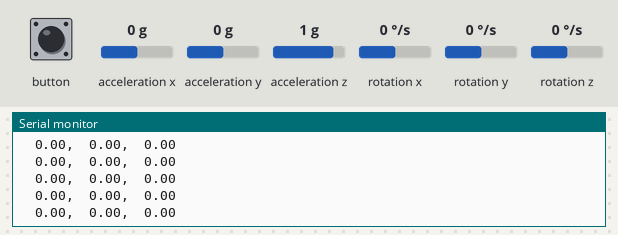
The sketch below on a simulated ESP32. On the bench: the last lines printed to the serial monitor. Inputs (shaded band) come from the test bench; at power-on: rotation x 0 °/s, acceleration x 0 g, acceleration y 0 g, acceleration z 1 g, rotation y 0 °/s, rotation z 0 °/s.

Above: at 1.2 s.
1.3 s: rotation x set to -192 °/s
At 2.4 s:
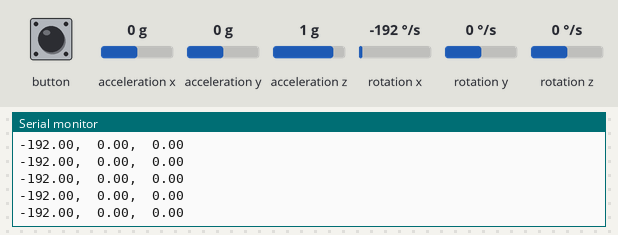
3.2 s: button pressed for 0.15 s
At 4.0 s:
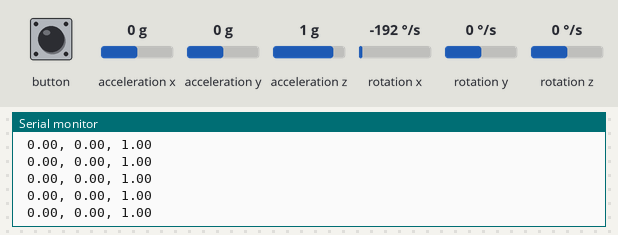
4.8 s: acceleration x set to -1.4 g
At 5.5 s:
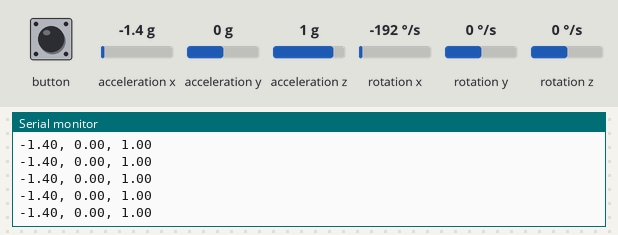
6.7 s: button pressed for 1 s
At 7.8 s:
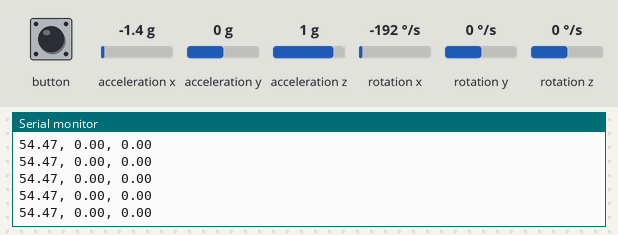
9.2 s: acceleration y set to -1.4 g
At 9.9 s:
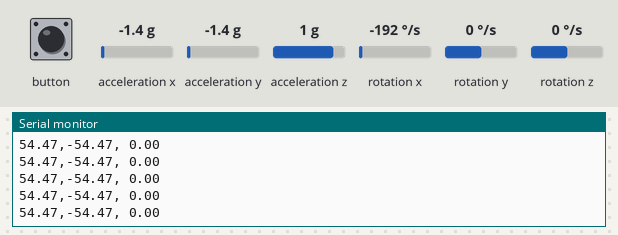
11.1 s: acceleration z set to -1.4 g
At 11.7 s:
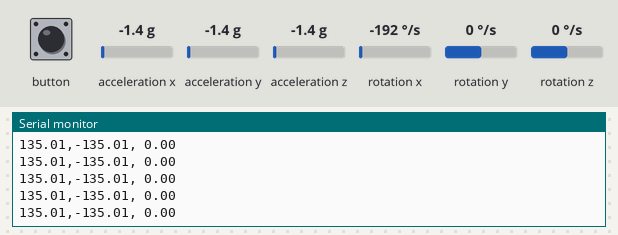

Measured:
- after the input at 1.3 s, the serial monitor: prints a new line at once (image 1)
- after the input at 3.2 s, the serial monitor: prints a new line after 0.15 s (image 2)
- after the input at 4.8 s, the serial monitor: prints a new line at once (image 3)
- after the input at 6.7 s, the serial monitor: prints a new line after 1.0 s (image 4)
- after the input at 9.2 s, the serial monitor: prints a new line at once (image 5)
- after the input at 11.1 s, the serial monitor: prints a new line at once (image 6)

The sketch:

MPU6886.ino
```cpp
#include "M5Atom.h"

float accX = 0.0F;
float accY = 0.0F;
float accZ = 0.0F;

float gyroX = 0.0F;
float gyroY = 0.0F;
float gyroZ = 0.0F;

float pitch = 0.0F;
float roll  = 0.0F;
float yaw   = 0.0F;

int mode = -1;

void setup() {
  M5.begin();
  M5.IMU.Init();
}

void loop() {
  M5.update();

  // データ取得
  M5.IMU.getGyroData(&gyroX, &gyroY, &gyroZ);
  M5.IMU.getAccelData(&accX, &accY, &accZ);
  M5.IMU.getAhrsData(&pitch, &roll, &yaw);

  // モードチェンジ
  if ( mode == -1 || M5.Btn.wasReleased() ) {
    mode++;
    mode = mode % 3;

    // プロッタ用のタイトル出力
    if ( mode == 0 ) {
      Serial.printf("gyroX,gyroY,gyroZ\n");
    } else if ( mode == 1 ) {
      Serial.printf("accX,accY,accZ\n");
    } else if ( mode == 2 ) {
      Serial.printf("pitch,roll,yaw\n");
    }
  }

  // データ出力
  if ( mode == 0 ) {
    Serial.printf("%6.2f,%6.2f,%6.2f\n", gyroX, gyroY, gyroZ);
  } else if ( mode == 1 ) {
    Serial.printf("%5.2f,%5.2f,%5.2f\n", accX, accY, accZ);
  } else if ( mode == 2 ) {
    Serial.printf("%5.2f,%5.2f,%5.2f\n", pitch, roll, yaw);
  }

  delay(10);
}
```
